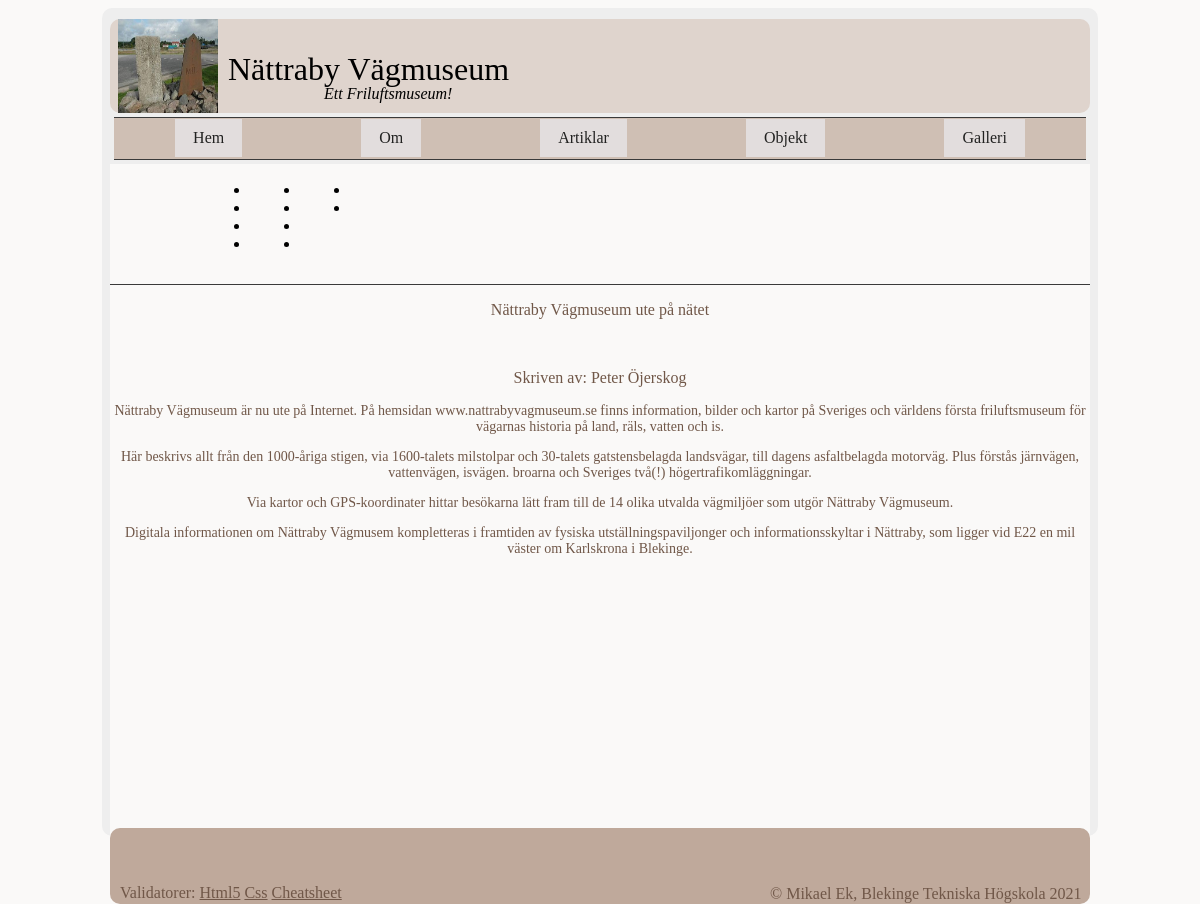
Page /article.php?page=article5 on the committed database.
### tables this page shows
CREATE TABLE article
(
    id INTEGER PRIMARY KEY NOT NULL,
    name TEXT UNIQUE NOT NULL,
    title TEXT NOT NULL,
    data TEXT NOT NULL,
    author TEXT NOT NULL,
    gps TEXT,
    mapImage TEXT,
    image1 TEXT,
    image1Alt TEXT,
    image1Text, TEXT,
    image2 TEXT,
    image2Alt TEXT,
    image2Text TEXT
);

### article.php (called while the page is built, shortened)
<?php
require __DIR__ . "/incl/header.php";
require __DIR__ . "/incl/multipage.php";
require __DIR__ . "/incl/footer.php";

### article/article5.php (the view, shortened to what this page needs)
<?php
$fileName = __DIR__ . "/../db/nvm2.sqlite";
$dsn = "sqlite:$fileName";
$db = connectToDatabase($dsn);
$sql = "SELECT * FROM article WHERE id = 21 ";
$stmt = $db->prepare($sql);
$stmt->execute();
$res = $stmt->fetchAll(PDO::FETCH_ASSOC);
$rows = null;
foreach ($res as $row) {
    $rows .= "<tr>";
    $rows .= "<td>{$row['name']}</td>";
    $rows .= "<td>{$row['title']}</td>";
    $rows .= "<td>{$row['data']}</td>";
    $rows .= "<td>{$row['author']}</td>";
    $rows .= "<td>{$row['gps']}</td>";
    $rows .= "<td>{$row['image1']}</td>";
    $rows .= "<td>{$row['image1Alt']}</td>";
    $rows .= "<td>{$row['image1Text']}</td>";
    $rows .= "</tr>\n";
}
?>
<div class="intro">
    <p><?php echo $row['title'] ?></p>
    <p><img src="img/150x150/<?php echo $row['image1'] ?>" alt=""></p>
    <p class=" author">Skriven av: <?php echo $row['author'] ?></p>
</div>
<div class="text-data">
    <p><?php echo $row['data'] ?></p>
    <p><img src="img/150x150/<?php echo $row['image2'] ?>" alt=""></p>
</div>

### css/style.css (style rules this page uses)
html { background-color: #faf9f8; }
p { color: #705748; }
body { margin: 8px auto; padding: 8px; width: 980px; min-height: 800px; max-height: 800px; background-color: #eee; border-radius: 10px; padding-bottom: 20px; }
.intro { text-align: center; }
.text-data { text-align: center; font-size: 14px; }

### rows in the picture
article: title "Nättraby Vägmuseum ute på nätet", author "Peter Öjerskog", data "Nättraby Vägmuseum är nu ute på Internet. På hemsidan www.nattrabyvagmuseum.se finns information, bilder och kartor på Sveriges och världens första friluftsmuseum för vägarnas historia på land, räls, vatten och is. Här beskrivs allt från den 1000-åriga stigen, via 1600-talets milstolpar och 30-talets gatstensbelagda landsvägar, till dagens asfaltbelagda motorväg. Plus förstås järnvägen, vattenvägen, isvägen. broarna och Sveriges två(!) högertrafikomläggningar. Via kartor och GPS-koordinater hittar besökarna lätt fram till de 14 olika utvalda vägmiljöer som utgör Nättraby Vägmuseum. Digitala informationen om Nättraby Vägmusem kompletteras i framtiden av fysiska utställningspaviljonger och…"
